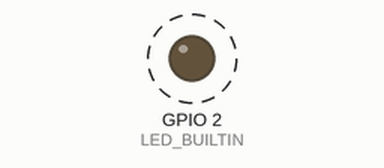
The sketch below on a simulated ESP32. On the bench: output pins drawn as LEDs (lit = HIGH). Dashed ring = blinking.

Above: at 0.5 s.
Timing chart, 0 to 4.6 s (numbered marks = the images above):
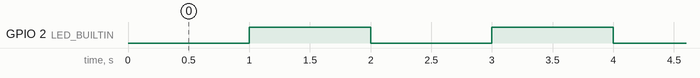

Measured:
- by itself, GPIO 2 (LED_BUILTIN): alternates HIGH for 1.0 s and LOW for 1.0 s

The sketch:

p10_timer.ino
```cpp
#include <Ticker.h>

Ticker blinker;

void flip()
{
  bool led = digitalRead(LED_BUILTIN);
  if (led)
    digitalWrite(LED_BUILTIN, 0);
  else
    digitalWrite(LED_BUILTIN, 1);
}

void setup()
{
    pinMode(LED_BUILTIN, OUTPUT);
    blinker.attach(1, flip);
}

void loop()
{
}
```
